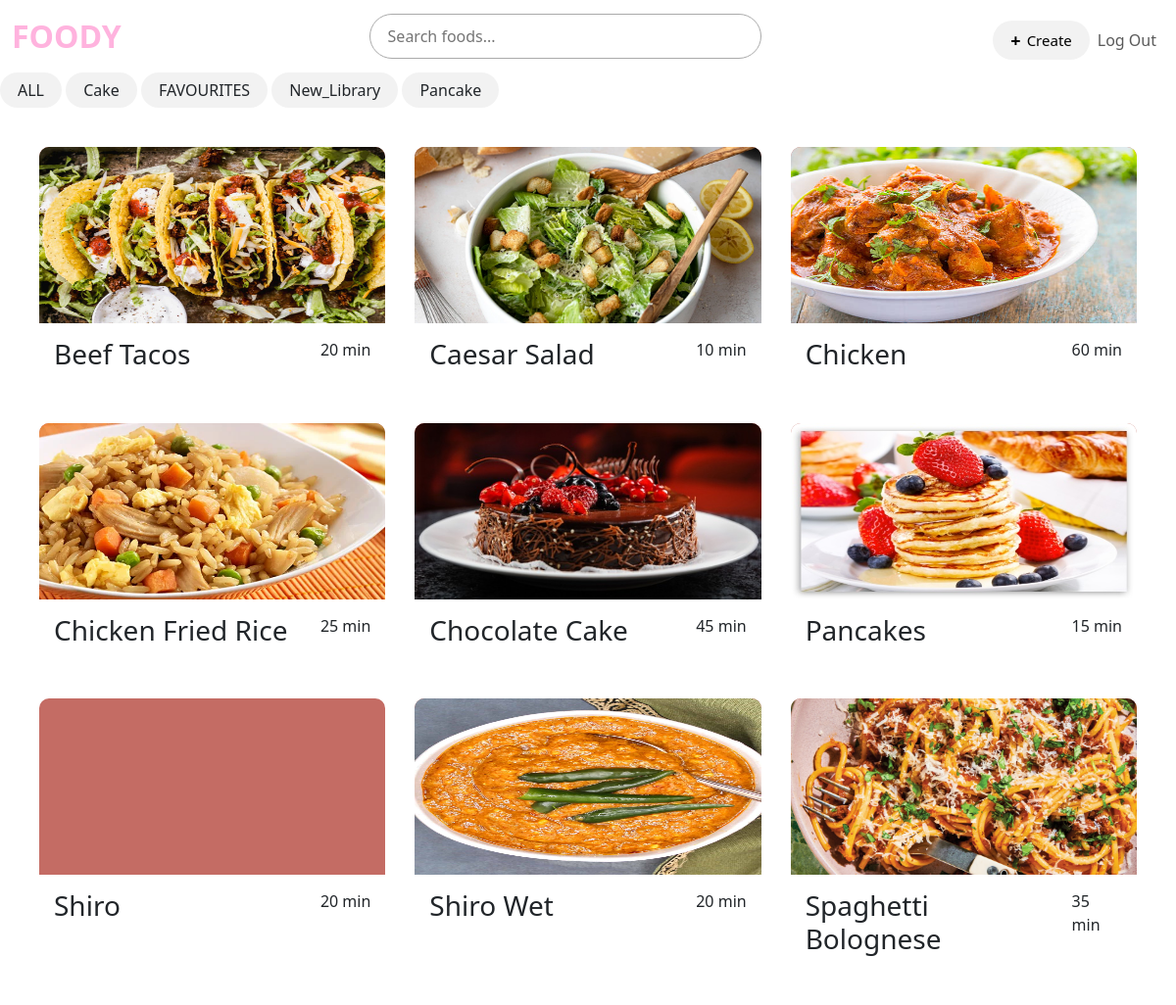
The page / (signed in) on the database its author committed.
### tables this page shows
CREATE TABLE library (user_id INTEGER NOT NULL, food_id INTEGER NOT NULL, library TEXT NOT NULL, FOREIGN KEY (user_id) REFERENCES users(id), FOREIGN KEY (food_id) REFERENCES ownFood(foodid));

CREATE TABLE ownFood (foodid INTEGER PRIMARY KEY AUTOINCREMENT NOT NULL, TITLE TEXT NOT NULL, DESCRIPTION TEXT NOT NULL,RECIPE TEXT NOT NULL, PROCEDURE TEXT NOT NULL, DURATIONS INTEGER NOT NULL, IMAGE TEXT, user_id INTEGER);

### app.py (the view)
@app.route("/")
@login_required
def index():
    libraries = []
    lib = db.execute("SELECT library FROM library WHERE user_id = (?) GROUP BY library", session["user_id"])
    for dic in lib:
        libraries.append(dic["library"])
    selected_library = request.args.get("library")
    search = request.args.get("search")
    if selected_library:
        list_of_foods = db.execute("SELECT * FROM ownFood WHERE foodid IN (SELECT food_id FROM library WHERE user_id = (?) AND library = (?)) ORDER BY TITLE", session["user_id"], selected_library)
        if not list_of_foods or selected_library == "ALL":
            list_of_foods = db.execute("SELECT * FROM ownFood ORDER BY TITLE")
    elif search:
        list_of_foods = db.execute("SELECT * FROM ownFood WHERE TITLE LIKE (?) ORDER BY TITLE", search)
        selected_library = "ALL"
    else:
        list_of_foods = db.execute("SELECT * FROM ownFood ORDER BY TITLE")
        selected_library = "ALL"
    return render_template("homepage.html", list_of_foods=list_of_foods, libraries=libraries, selected_library=selected_library)

### app.py (called while the page is built)
def login_required(f):
    @wraps(f)
    def decorated_function(*args, **kwargs):
        if session.get("user_id") is None:
            return redirect("/login")
        return f(*args, **kwargs)
    return decorated_function

@app.after_request
def after_request(response):
    response.headers["Cache-Control"] = "no-cache, no-store, must-revalidate"
    response.headers["Expires"] = 0
    response.headers["Pragma"] = "no-cache"
    return response

### templates/homepage.html (shortened to what this page needs)
{% extends "layout.html" %}
{% block main %}
    <div class="create-btn {% if library == selected_library %} active-lib {% endif %}"
         onclick="window.location.href='/?library=ALL'">
          ALL
    </div>
    {% for library in libraries %}
    <div class="create-btn {% if library == selected_library %} active-lib {% endif %}"
         onclick="window.location.href='/?library={{ library }}'">
        {{ library }}
    </div>
{% endfor %}
    <div class="food-grid">
        {% for food in list_of_foods %}
                <div class="food-card" onclick="window.location.href='/food?food_id={{ food.foodid }}'">
                    <div class="thumbnail">
                        {% if food.IMAGE %}
                            <img src="{{ url_for('static', filename='uploads/' + food.IMAGE) }}" alt="{{ food.TITLE }}">
                        {% endif %}
                    </div>
                    <div class="food-info">
                        <h3>{{ food.TITLE }}</h3>
                        <p>{{ food.DURATIONS }} min</p>
                    </div>
                </div>
        {% endfor %}
    </div>
{% endblock %}

### templates/layout.html (shortened to what this page needs)
<!DOCTYPE html>
<html lang="en">
    <head>
        <link rel="stylesheet" href="/static/styles.css">
        <link href="https://cdn.jsdelivr.net/npm/bootstrap@5.3.3/dist/css/bootstrap.min.css" rel="stylesheet">
    </head>
    <body>
        <header>
            <nav class="bg-white navbar navbar-expand-md navbar-white">
                <div class="container-fluid">
                    <a class="navbar-brand" href="/">FOODY</a>
                    <div class="collapse navbar-collapse" id="navbar">
                        <div class="search-bar">
                                <form action="/" method="GET" class="search-bar">
                                    <input type="text" name="search" placeholder="Search foods...">
                                </form>
                        </div>
                        <ul class="navbar-nav ms-auto mt-2">
                            <div class="create-btn">
                                <a href="/food"><span class="plus">+</span><span>Create</span></a>
                            </div>
                            <li class="nav-item"><a class="nav-link" href="/login">Log Out</a></li>
                         </ul>
                    </div>
                </div>
            </nav>
        </header>
        <main>
            {% block main %}{% endblock %}
        </main>
    </body>
</html>

### static/styles.css (style rules this page uses)
nav .navbar-brand { font-size: xx-large; color: #FFB3DE; font-size: 32px; font-weight: bold; }
nav .navbar-nav { margin-left: 25px; text-decoration: none; color: #000; font-size: 16px; }
.search-bar { flex-grow: 1; display: flex; justify-content: center; }
.search-bar input { width: 50%; max-width: 400px; min-width: 200px; padding: 10px 18px; border-radius: 30px; border: 1px solid #aaa; }
.create-btn { display: inline-flex; align-items: center; justify-content: center; background-color: #f2f2f2; padding: 6px 18px; border-radius: 25px; cursor: pointer; }
.create-btn a { text-decoration: none; color: black; font-size: 15px; font-weight: 500; display: flex; align-items: center; }
.create-btn .plus { font-size: 18px; font-weight: 600; margin-right: 6px; }
body { margin: 0; font-family: Arial, sans-serif; background: #F3C6DD; color: #1E1E1E; }
.food-grid { display: grid; grid-template-columns: repeat(3, 1fr); gap: 30px; padding: 0 40px 60px; margin-top: 40px; }
.food-card { background: white; border-radius: 10px; cursor: pointer; transition: 0.2s; }
.thumbnail img { width: 100%; height: 100%; border-radius: 10px 10px 0 0; }
.thumbnail { height: 180px; background: #C46C64; border-radius: 10px 10px 0 0; }
.food-info { padding: 15px; display: flex; justify-content: space-between; }

### rows shown on the page
library: library "Cake"
library: library "New_Library"
library: library "Pancake"
ownFood: IMAGE (picture), TITLE "Beef Tacos", DURATIONS "20"
ownFood: IMAGE (picture), TITLE "Caesar Salad", DURATIONS "10"
ownFood: IMAGE+TITLE (picture), TITLE "Chicken", DURATIONS "60"
ownFood: IMAGE (picture), TITLE "Chicken Fried Rice", DURATIONS "25"
ownFood: IMAGE (picture), TITLE "Chocolate Cake", DURATIONS "45"
ownFood: IMAGE (picture), TITLE "Pancakes", DURATIONS "15"
ownFood: TITLE "Shiro", DURATIONS "20"
ownFood: IMAGE (picture), TITLE "Shiro Wet", DURATIONS "20"
ownFood: IMAGE (picture), TITLE "Spaghetti Bolognese", DURATIONS "35"

### other values the page prints
{{ library }} "FAVOURITES"
